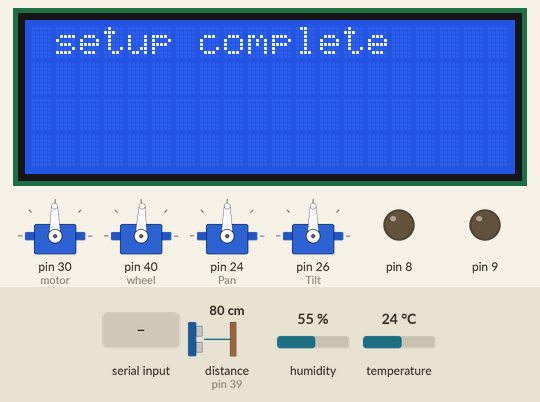
Recording of a sketch running on a simulated Arduino Mega 2560, built with avr-gcc and run on an emulated ATmega2560. Parts: 4 × servo, 20×4 character LCD, output pins drawn as LEDs (lit = HIGH). The inputs (shaded band) are chosen by the test bench; at power-on: distance to the obstacle (sensor on pin 39) 80 cm, humidity 55 %, temperature 24 °C. The echo pulse lasts 58.3 µs per cm.

Above: at 1.7 s.
1.8 s: byte 99 ('c') received over Serial
At 3.5 s:
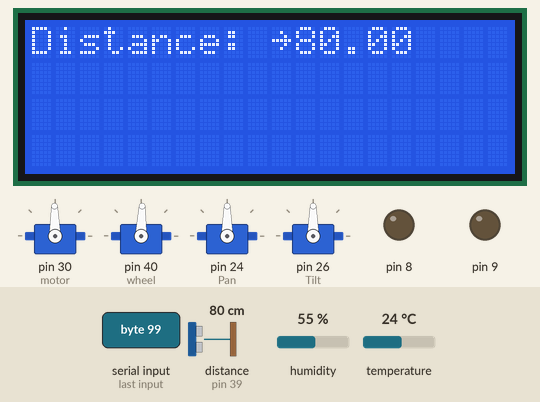
4.0 s: byte 110 ('n') received over Serial
At 5.0 s:
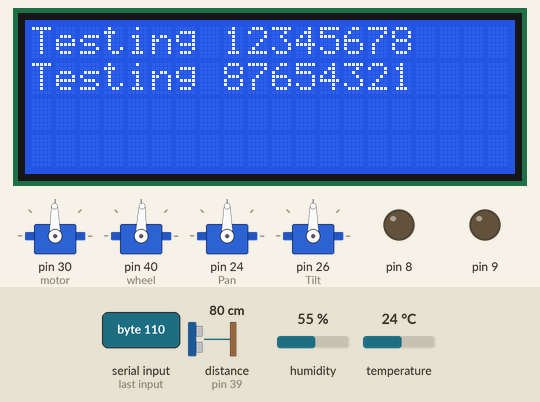
7.0 s: byte 118 ('v') received over Serial
At 8.0 s:
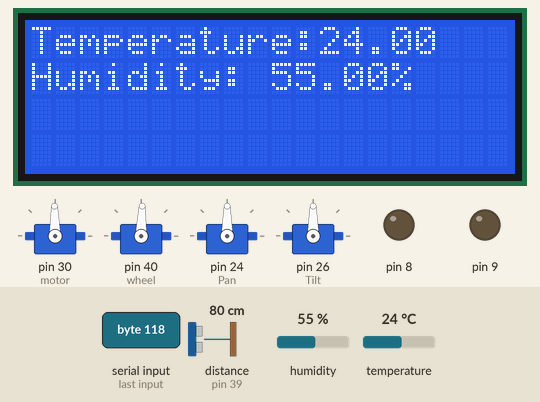
8.5 s: "i" received over Serial
At 9.6 s:
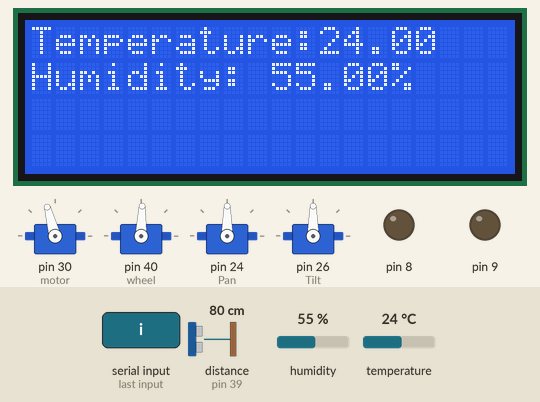
10.0 s: "k" received over Serial
At 10.7 s:
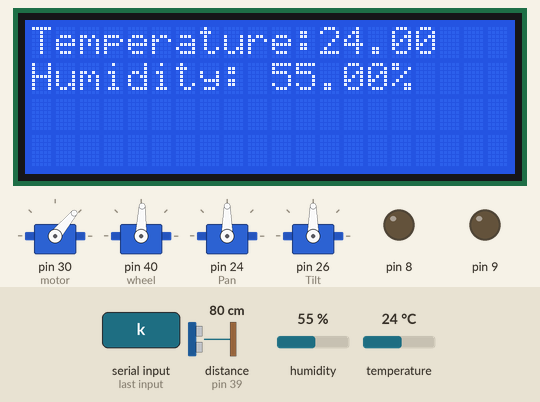
11.5 s: "l" received over Serial
At 11.8 s:
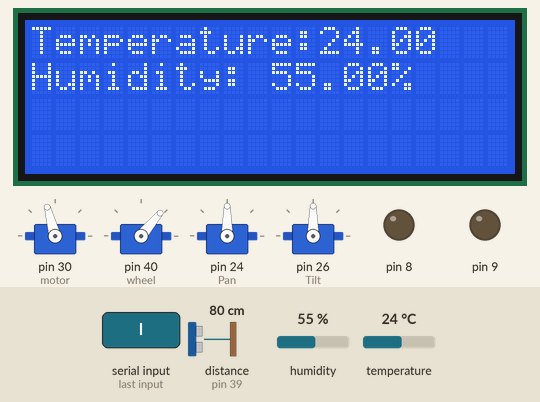
Timing chart, 0 to 14.0 s (numbered marks = the images above; inputs shaded):
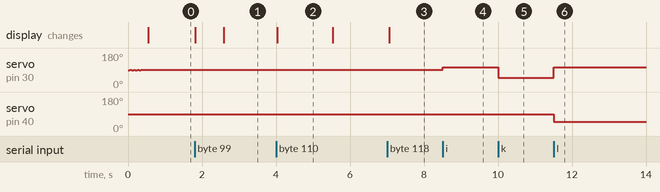

The sketch:

Arduino_SerialPort_Communication.ino
```cpp
// All "Serial.print()" statements are for debugging using the serial monitor if rover is not being responsive
//========================Library======================//
#include <SoftwareSerial.h>
#include <HCSR04.h>
#include <Servo.h>
#include <DHT.h>
#include <Wire.h>
#include <LiquidCrystal_I2C.h>
#include<UltraDistSensor.h>
//=====================================================//
#define DHTPIN 2
//Defines which type of sensor I will be using
#define DHTTYPE DHT22
DHT dht(DHTPIN, DHTTYPE);

//========================Int Setup=====================//
Servo motor; // creates a servo object to control Drive Motor
Servo wheel; // creates a servo object to control Steering Motor
Servo Pan; // creates a servo object to control camera Pan
Servo Tilt; // creates a servo object to control camera Tilt
UltraDistSensor DST; //initialisation class HCSR04 (trig pin , echo pin)
//
int throttle, steering, sliderVal, button, sliderID;
float distance;
int wheel_left, wheel_right, wheel_center;// Steering Servo variables
int forwards_fast, forwards_medium, forwards_slow, backwards_fast, backwards_medium, backwards_slow, throttle_off; // Motor Servo Varables
int new_value;
int current_value_tilt = 90;
int current_value_pan = 90;
int current_value = 0;
//=====================================================//

LiquidCrystal_I2C lcd(0x27,20,4);  // set the LCD address to 0x27 for a 16 chars and 2 line display

// Setup code runs once after program starts.

void setup() {
// Servo/Motor Setup
    motor.attach(30); // attaches the servo on pin 30 to the servo motor object
    wheel.attach(40); // attaches the servo on pin 24 to the servo wheel object
    Pan.attach(24); // attaches the servo on pin 24 to the servo pan object
    Tilt.attach(26); // attaches the servo on pin 26 to the servo tilt object
    motor.write(90); // Activating Motor
    motor.write(91); // Activating Motor

    // Hummidity and Temperature Senseor Setup
    dht.begin();

    // Ultra Sonic Sound Sensor
    DST.attach(38,39); // Trigger pin, Echo pin

    // LED Lights SetUp
    pinMode(8,OUTPUT);
    pinMode(9,OUTPUT);

    // Start serial monitor at 9600 bps.
    Serial.begin(9600);

    //==============Motor Activation Sequence==============//
    motor.write(90);delay(50);
    motor.write(91);delay(50);
    motor.write(90);delay(50);
    motor.write(91);delay(50);
    motor.write(90);delay(50);
    motor.write(91);delay(50);
    motor.write(90);delay(50);
    motor.write(91);delay(50);
    //=====================================================//

    // default//
    wheel_left = 140;
    wheel_right = 50;
    wheel_center = 88;
    forwards_fast = 300;
    forwards_medium = 105;
    forwards_slow = 98;
    backwards_fast = 30;
    backwards_medium = 50;
    backwards_slow = 70;
    throttle_off = 90;

    lcd.init();// initialize the lcd
    lcd.init();// initialize the lcd
    lcd.backlight();
    lcd.setCursor(1,0);
    lcd.print("setup complete");

    new_value = 0;
    // Set servo defaults
    Tilt.write(90);
    Pan.write(90);
    wheel.write(wheel_center);
}

void loop() {

if (Serial.available() > 0) //Listen for signal in the serial port
{
int data = Serial.read();
switch (data) { // Switch-case of the signals in the serial port
case 'i': // Case i is received,
motor.write(forwards_medium);
wheel.write(wheel_center);
break;

case 'k' : //// Case k is received,
motor.write(backwards_medium);
wheel.write(wheel_center);
break;

case 'l' : // Case l is received,
motor.write(forwards_medium);
wheel.write(wheel_right);
break;

case 'j' : // Case Number 4 is received,
motor.write(forwards_medium);
wheel.write(wheel_left);
break;

case 'w': // Case w is received, move camera up
new_value = current_value_tilt + 5;
Tilt.write(new_value);
current_value_tilt = new_value;
break;

case 's' : //// Case s is received, move camera down
new_value = current_value_tilt - 5;
Tilt.write(new_value);
current_value_tilt = new_value;
break;

case 'd' : // Case d is received, move camera right
new_value = current_value_pan + 5;
Pan.write(new_value);
current_value_pan = new_value;
break;

case 'a' : // Case a is received,
new_value = current_value_pan - 5;
Pan.write(new_value);
current_value_pan = new_value;
break;

case 'z' : // Case z is received, Lights On
digitalWrite(8, HIGH);
digitalWrite(9, HIGH);
break;

case 'x' : // Case x is received, Lights Off
digitalWrite(8, LOW);
digitalWrite(9, LOW);
break;

case 'c' : // Case c is received, Print Distance
DisplayDistance();
break;

case 'v' : // Case v is received, Print DHT
DisplayTempHum();
break;

case 'b' : // Case b is received, Clear Display
ClearScreen();
break;

case 'n' : // Case b is received, Clear Display
TestScreen();
break;

case ' ' : // Case spacebar is received, Stop motor and center
motor.write(throttle_off);
wheel.write(wheel_center);
default : break;

}
}
}
void DisplayDistance()
{
  lcd.clear();
  lcd.setCursor(0,0);
  lcd.print("Processing..");
  delay(750);
  lcd.clear();
  lcd.setCursor(0,0);
  distance=DST.distanceInCm();
  lcd.print("Distance: ~");
  lcd.print(distance);
  return;
}

void DisplayTempHum()
{
  lcd.clear();
  lcd.setCursor(0,0);
  lcd.print("Processing..");

  // Read temperature as Celsius (the default)
  float t = dht.readTemperature();
  float h = dht.readHumidity();

  lcd.clear();
  lcd.setCursor(0,0);
  lcd.print("Temperature:");
  lcd.print(t);
  lcd.setCursor(0,1);
  lcd.print("Humidity: ");
  lcd.print(h);
  lcd.print("%");

  return;
}

void ClearScreen()
{
  lcd.clear();
  return ;
}

void TestScreen()
{
  lcd.clear();
  lcd.setCursor(0,0);
  lcd.print("Testing 12345678");
  lcd.setCursor(0,1);
  lcd.print("Testing 87654321");
  delay(1500);
  lcd.clear();
  return;
}
```

Measured:
- after the input at 1.8 s, the display: first changes at once (image 1 shows a later state)
- after the input at 4.0 s, the display: changes at once (image 2)
- after the input at 7.0 s, the display: changes after 0.06 s (image 3)
- after the input at 8.5 s, servo on pin 30 (motor): 91° → 105° at once
- after the input at 10.0 s, servo on pin 30 (motor): 105° → 50° at once
- after the input at 11.5 s, servo on pin 30 (motor): 50° → 105° at once; servo on pin 40 (wheel): 88° → 50° at once
- what the display in image 2 shows lasts 1.5 s, from 4.0 s to 5.5 s
